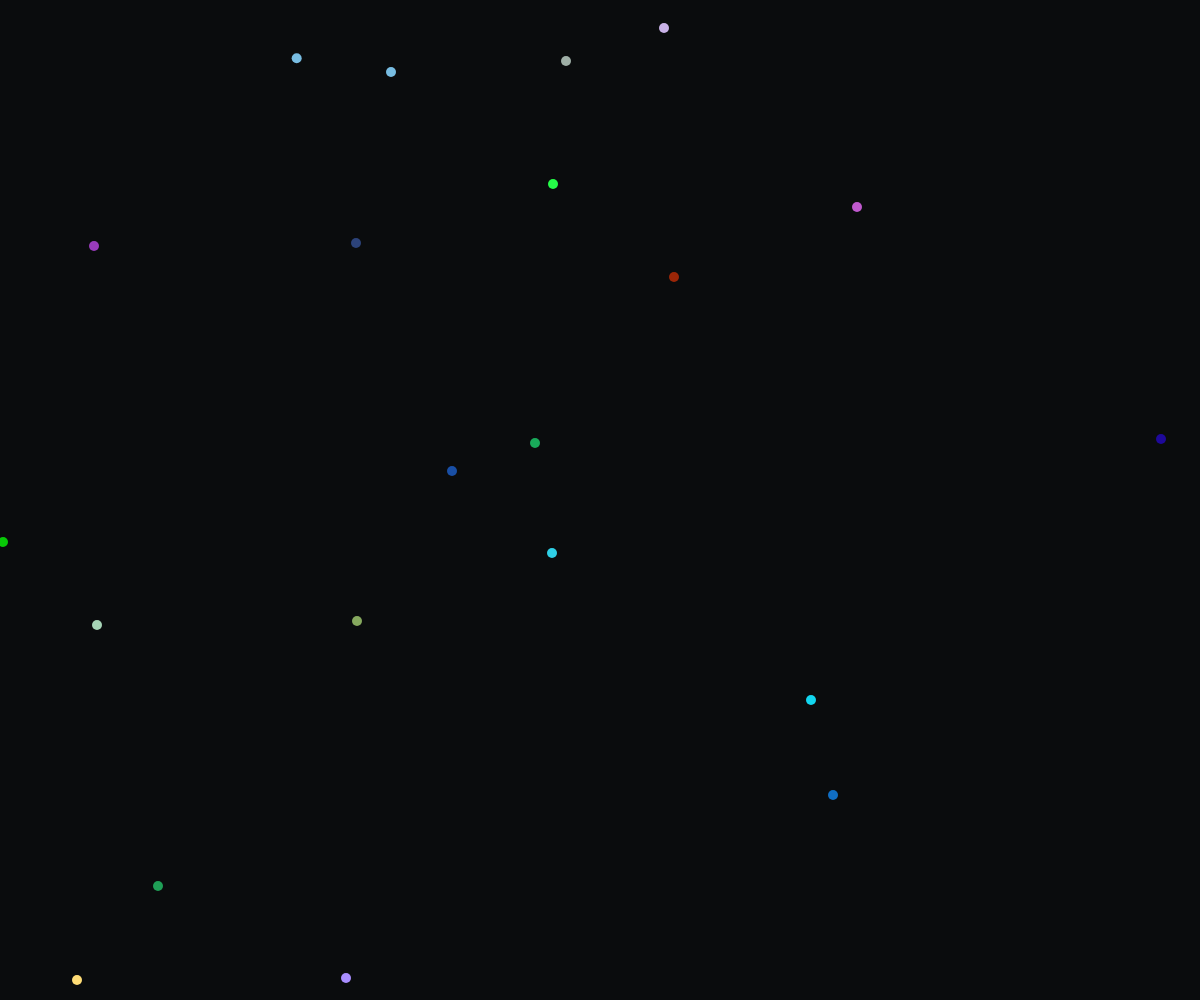
Frame 1 (no input)
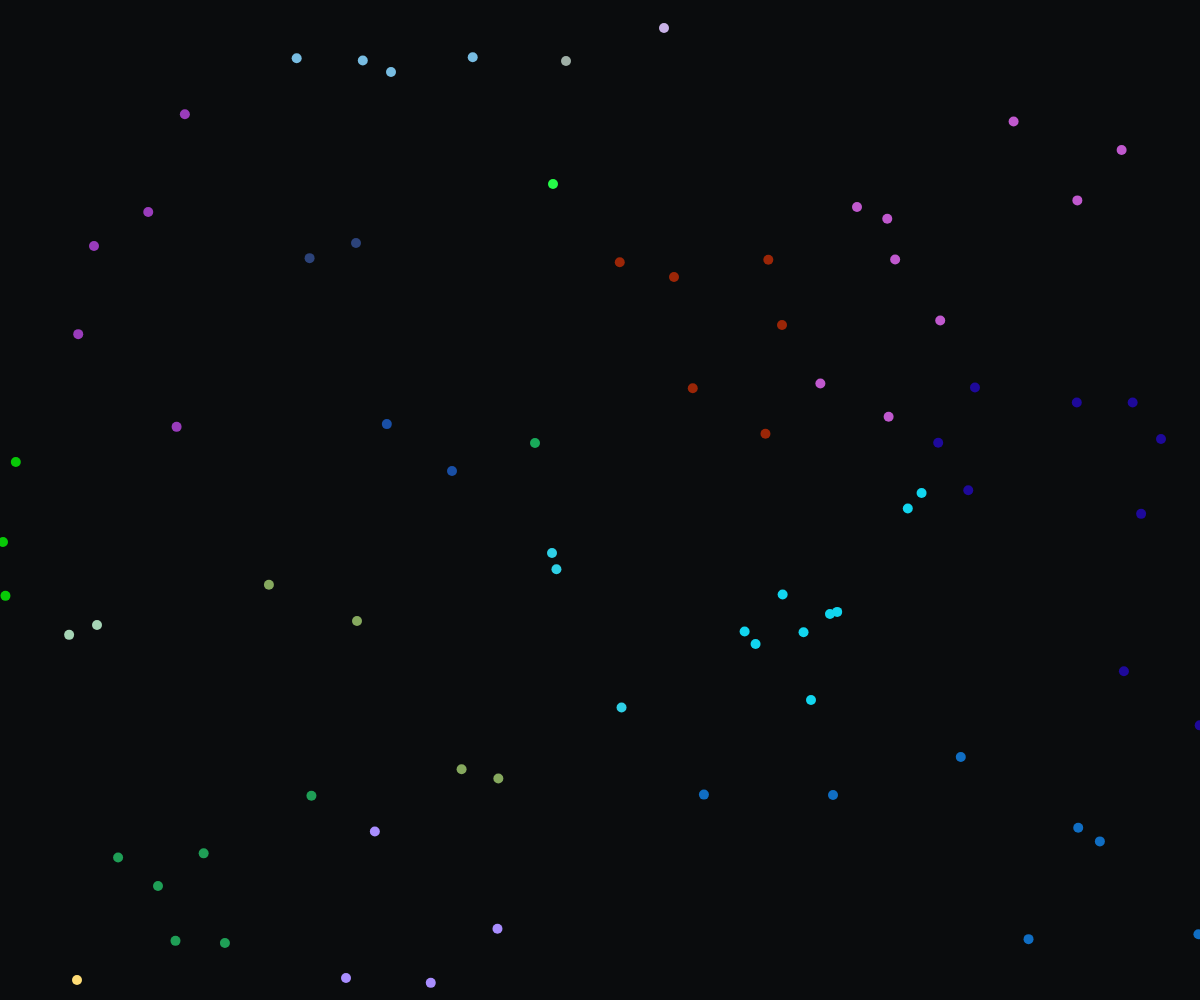
Frame 60 (no input)
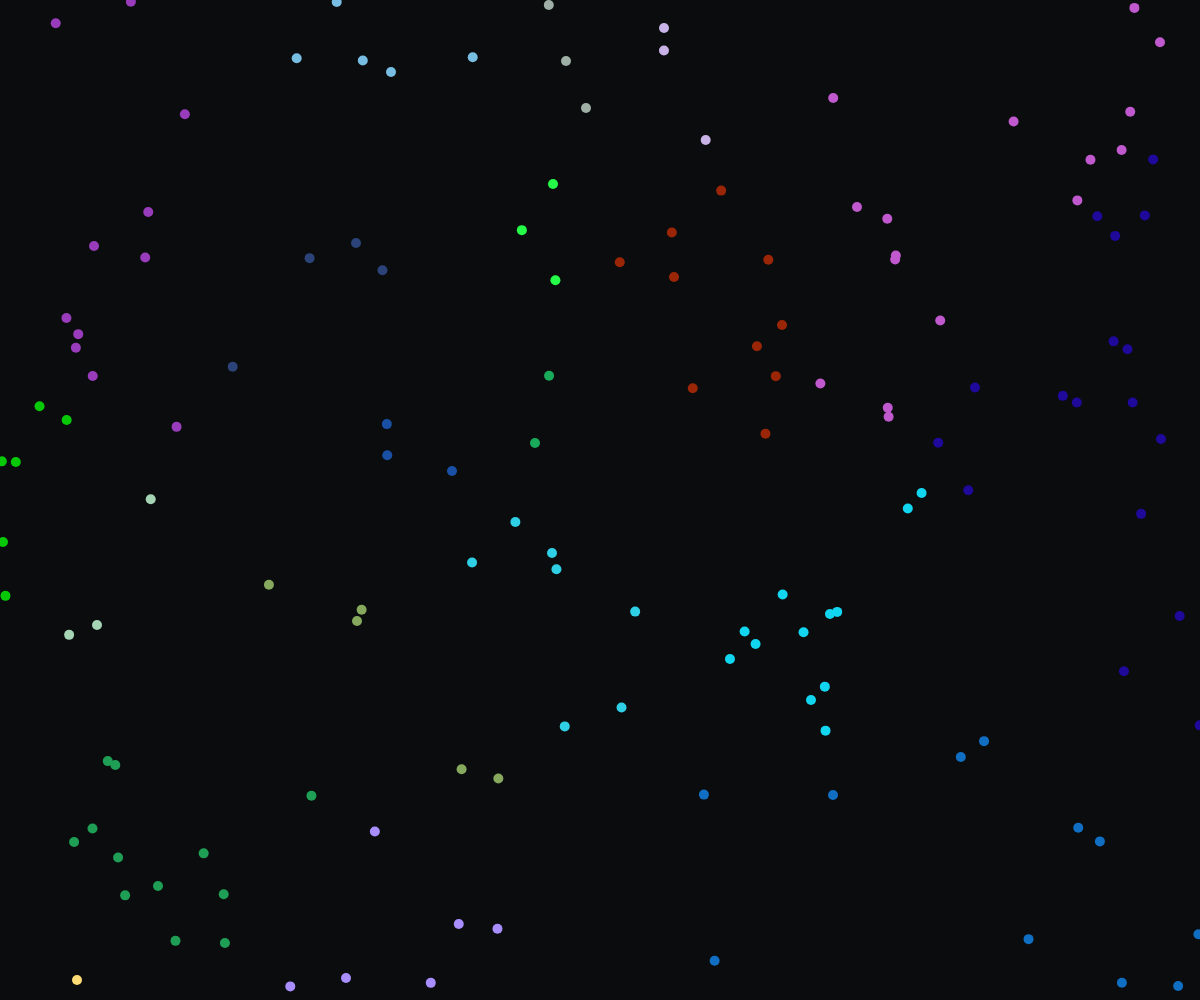
Frame 120 (the mouse pressed at the canvas centre since frame 60)

The p5.js sketch that drew these frames (run headless with seeded random() and noise() and a simulated clock; from frame 60 on, the mouse is pressed at the canvas centre):

// p5.js sketch
// ── sketch.js
let points;

function setup() {
  createCanvas(windowWidth, windowHeight)
  
  points = generatePoints(20);
  
  background(0x0A, 0x0C, 0x0D);
  
  for (var i = 0; i < points.length; i++) {
    points[i].draw()
  }
}

function draw() {
  
  let x = random(width);
  let y = random(height);
  let minDist = Number.MAX_SAFE_INTEGER
  let minIndex = 0
  
  for (var i = 0; i < points.length; i++) {    
    let distance = points[i].distanceFrom(x, y);
    
    if (distance < minDist) {
      minDist = distance;
      minIndex = i;
    }
  }
  
  let p = points[minIndex];
  stroke(p.r, p.g, p.b);
  strokeWeight(10);
  point(x, y);
}

function windowResized() {
  resizeCanvas(windowWidth, windowHeight);
}

function generatePoints(n) {
  return Array.from({length: n}, () => new Point());
}

class Point {
  constructor() {
    this.x = Math.floor(random(width));
    this.y = Math.floor(random(height));
    this.r = random(0xFF+1);
    this.g = random(0xFF+1);
    this.b = random(0xFF+1);
  }
  
  draw() {
    stroke(this.r, this.g, this.b);
    strokeWeight(10);
    point(this.x, this.y);
  }
  
  distanceFrom(x, y) {
    return sqrt((x - this.x)**2 + (y - this.y)**2)
  }
}

// ── style.css
html, body {
  margin: 0;
  padding: 0;
}
canvas {
  display: block;
}

/* html, body {
    width: 100%;
    padding: 0;
    margin: 0;
}
main, canvas {
    width: 100% !important;
    height: 100% !important;
    display: block;
    image-rendering: pixelated; // optional but useful
} */
